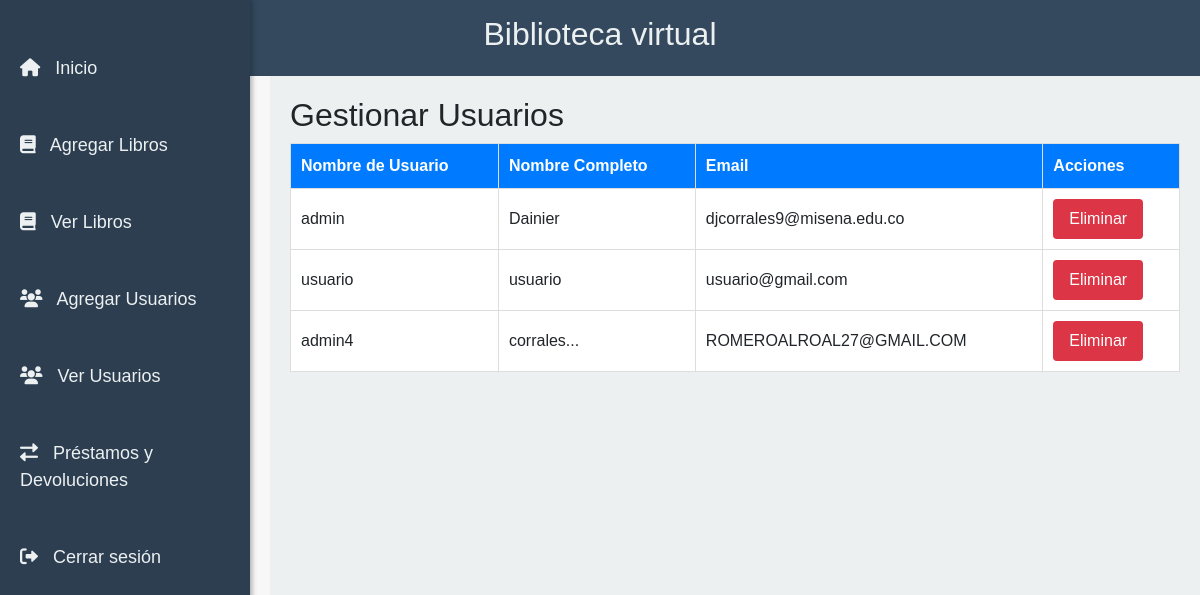
Page /view/admin.php?page=ver_User (signed in) on the committed database.
### tables this page shows
CREATE TABLE `usuarios` (
  `id` int(11) NOT NULL,
  `username` varchar(50) NOT NULL,
  `password` varchar(255) NOT NULL,
  `nombre_completo` varchar(100) DEFAULT NULL,
  `email` varchar(100) DEFAULT NULL,
  `role_id` int(11) DEFAULT NULL,
  `fecha_registro` timestamp NOT NULL DEFAULT current_timestamp()
);

### view/ver_User.php (the view, shortened to what this page needs)
<?php
$conexion = (new Connection())->connect();
$query = "SELECT id, username, nombre_completo, email, role_id FROM usuarios WHERE role_id IN (1, 2)";
$stmt = $conexion->prepare($query);
$stmt->execute();
$usuarios = $stmt->fetchAll(PDO::FETCH_ASSOC);
?>
<!DOCTYPE html>
<html lang="es">
<head>
</head>
<body>
    <h2>Gestionar Usuarios</h2>
    <table>
        <thead>
            <tr>
                <th>Nombre de Usuario</th>
                <th>Nombre Completo</th>
                <th>Email</th>
                <th>Acciones</th>
            </tr>
        </thead>
        <tbody>
            <?php foreach ($usuarios as $usuario): ?>
            <tr id="usuario-<?php echo $usuario['id']; ?>">
                <td><?php echo $usuario['username']; ?></td>
                <td><?php echo $usuario['nombre_completo']; ?></td>
                <td><?php echo $usuario['email']; ?></td>
                <td>
                    <button class="btn btn-eliminar" data-id="<?php echo $usuario['id']; ?>">Eliminar</button>
                </td>
            </tr>
            <?php endforeach; ?>
        </tbody>
    </table>
</body>
</html>

### public/css/admin1.css (style rules this page uses)
body { font-family: Arial, sans-serif; background-color: #f4f7f6; margin: 0; padding: 0; display: flex; flex-direction: column; align-items: center; }
h2 { color: #34495e; }

### view/ver_User.php (style rules this page uses)
body { font-family: Arial, sans-serif; background-color: #f7f7f7; }
table { width: 100%; border-collapse: collapse; margin-bottom: 20px; }
table, th, td { border: 1px solid #ddd; }
th, td { padding: 10px; text-align: left; }
th { background-color: #007bff; color: white; }
td { background-color: #fff; }
.btn { padding: 8px 16px; border: none; color: white; background-color: #28a745; cursor: pointer; border-radius: 4px; }
.btn-eliminar { background-color: #dc3545; }

### rows in the picture
usuarios: username "admin", nombre_completo "Dainier", email "djcorrales9@misena.edu.co"
usuarios: username "usuario", nombre_completo "usuario", email "usuario@gmail.com"
usuarios: username "admin4", nombre_completo "corrales...", email "ROMEROALROAL27@GMAIL.COM"
